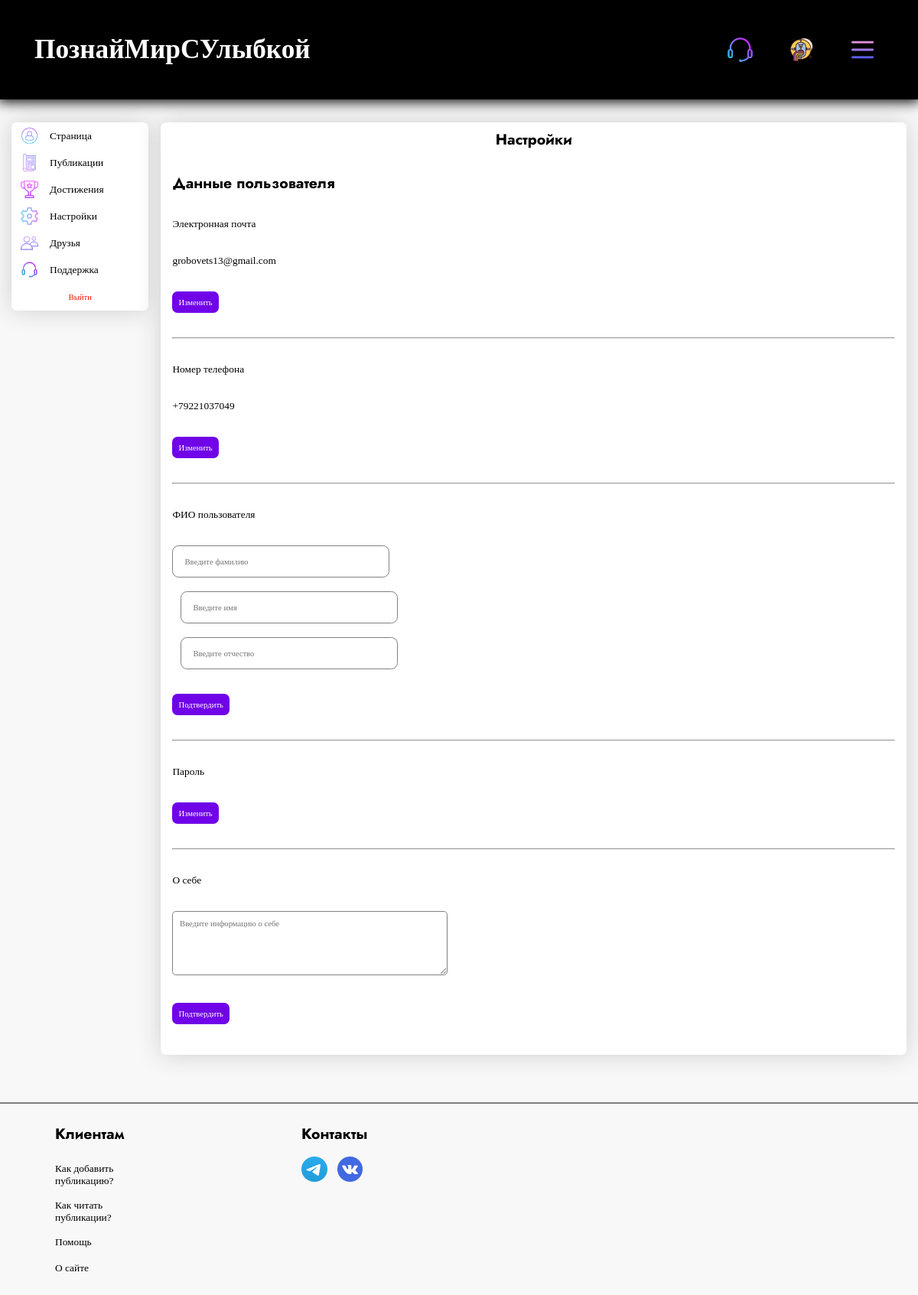
The page /profile/alex/settings (signed in) on the database as committed earlier.
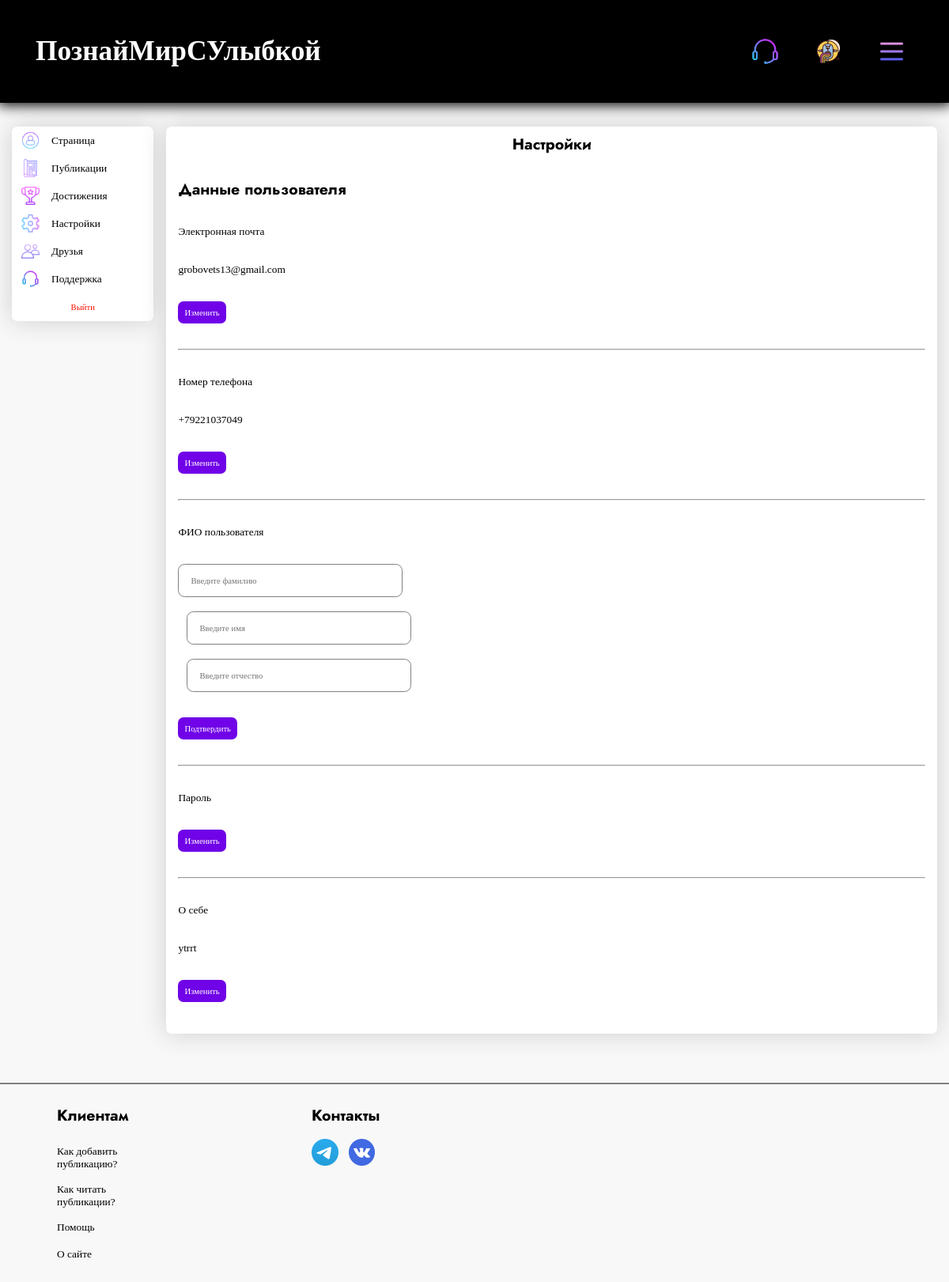
The same page on the database as committed later.
### tables this page shows
CREATE TABLE users (
                        id INTEGER PRIMARY KEY,
                        name VARCHAR(20) NOT NULL,
                        password VARCHAR(30) NOT NULL,
                        avatar VARCHAR(80) NOT NULL,
                        add_info VARCHAR(120) NOT NULL,
                        type_info VARCHAR(30) NOT NULL,
                        email VARCHAR(100),
                        number VARCHAR(13),
                        date DATETIME NOT NULL,
                        first_name VARCHAR(50),
                        surname VARCHAR(60),
                        last_name VARCHAR(60),
                        about_me TEXT,
                        coins TINYINT DEFAULT 0
                        );

### app.py (the view)
@app.route('/profile/<name>/settings', methods=['POST', 'GET'])
@login_required
def settings(name):
    return render_template('profile_settings.html',
                           links_header=db.get_info_menu_right(current_user),
                           title=f'Настройки',
                           menu=db.profile_menu(),
                           links_header_text=db.get_info_menu_left(),
                           form_exit=ExitForm(),
                           info=db.find_user(current_user.get_name()),
                           form_email=ChangeEmailForm(),
                           form_number=ChangeNumberForm(),
                           form_fio=ChangeFioForm(),
                           form_about_me=ChangeAboutMeForm(),
                           none=None,
                           bool=bool,
                           session=session)

### forms.py
class ExitForm(FlaskForm):
    submit1 = SubmitField('Выйти')

class ChangeEmailForm(Submit):
    email = StringField(validators=[Email(), DataRequired()])

### app.py (called while the page is built)
@login_manager.user_loader
def load_user(user_id):
    return UserLogin().add_info_user(user_id, db)

### database.py (called while the page is built)
    def get_info_menu_right(self, current_user):
        if current_user.is_authenticated:
            self.cursor.execute('SELECT * FROM menu_logged')
            res = self.cursor.fetchall()
            return res
        self.cursor.execute('SELECT * FROM menu')
        res = self.cursor.fetchall()
        return res

    def get_info_menu_left(self):
        self.cursor.execute('SELECT * FROM menu_text')
        res = self.cursor.fetchall()
        return res

    def profile_menu(self):
        self.cursor.execute('SELECT * FROM menu_profile')
        return self.cursor.fetchall()

    def find_user(self, name):
        self.cursor.execute(f"""SELECT *
                                FROM users
                                WHERE name = '{name}'
                                """)
        return self.cursor.fetchone()

### user_login.py (called while the page is built)
    def add_info_user(self, user_id, db):
        self.__user = db.get_info_user(user_id)
        return self

### templates/profile_settings.html (shortened to what the changed rows need)
{% extends 'profile.html' %}
{% block window %}
   <div class = 'email_user'>
    {% if info['email'] %}
      <div class = 'without_form_settings email_form'>
        <div class = 'block2_settings'>
          <p class = 'info_settings_text'> {{info['email']}} </p>
        </div>
        <div class = 'block3_settings'>
          <input type = 'button' value = 'Изменить'  class = 'change_info_btn hover_submit' id = 'submit_filter' onclick = 'open_menu_form("email_form")'>
        </div>
      </div>
    {% else %}
      <form action = '/add_email' method = 'post' class = 'change_info_form email_form'>
    {% endif %}
  </div>
  <div class = 'number_user'>
    {% if info['number'] %}
      <div class = 'without_form_settings number_form'>
        <div class = 'block2_settings'>
          <p class = 'info_settings_text'> {{info['number']}} </p>
        </div>
        <div class = 'block3_settings'>
          <input type = 'button' value = 'Изменить' class = 'change_info_btn submit_filter hover_submit' id = 'submit_filter' onclick = 'open_menu_form("number_form")'>
        </div>
      </div>
    {% else %}
      <form action = '/add_number' method = 'post' class = 'change_info_form number_form'>
    {% endif %}
  </div>
  <div class = 'about_me_user'>
    {% if info['about_me'] %}
      <div class = 'without_form_settings about_me_form'>
        <div class = 'block2_settings'>
          <p class = 'info_settings_text'> {{info['about_me']}} </p>
        </div>
        <div class = 'block3_settings'>
          <input type = 'button' value = 'Изменить'  class = 'change_info_btn submit_filter hover_submit' id = 'submit_filter' onclick = 'open_menu_form("about_me_form")'>
        </div>
      </div>
      <form action = '/add_about_me' method = 'post' class = 'change_info_form about_me_form' style = 'display: none;'>
    {% else %}
      <form action = '/add_about_me' method = 'post' class = 'change_info_form about_me_form'>
    {% endif %}
        <div class = 'block2_settings'>
          {{form_about_me.about_me(placeholder = 'Введите информацию о себе', class = 'about_me input_field')}}
        </div>
        <div class = 'block3_settings'>
          {{form_about_me.submit(id = 'submit_filter', class = 'hover_submit')}}
        </div>
      </form>
  </div>
{% endblock %}

Rows that differ between the two databases and show on the page:
changed users "grobovets13@gmail.com": about_me (not shown) → "ytrrt"
Other text that changed with them:
form field value: (not shown) → "Изменить"
form field submit: "Подтвердить" → (not shown)
